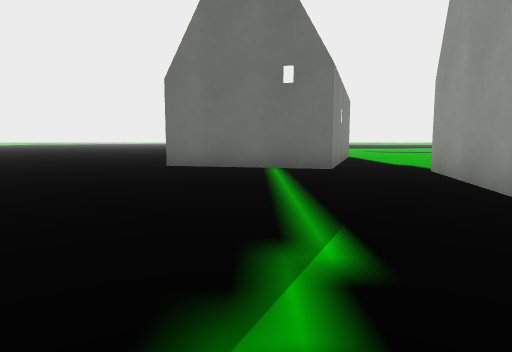
[1] (above)

22 first-person views from a walk through a 3-D level made in the Godot game engine. The camera is 1.2 m above the floor, tilts 6° down and sees 75° across. The floor is counted in squares, 2 m on a side. Each view is taken from the middle of a square. On the plan, view 1 faces up. The plan holds only what a view shows up to about 10 squares ahead; the rest is blank. The place goes on beyond the plan. Flat picture figures and markers are not drawn. Characters and animated objects are not drawn. Some surface patterns are stand-ins.

[2]
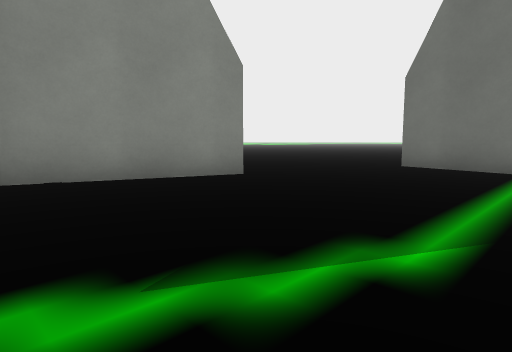

[3]
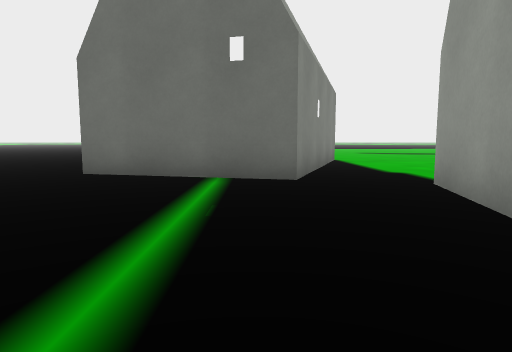

[4]
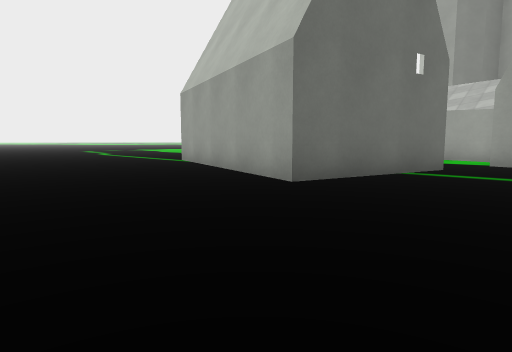

[5]
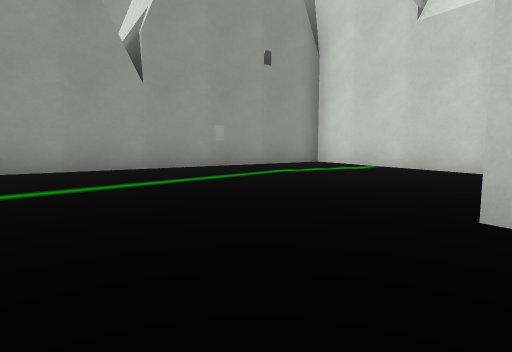

[6]
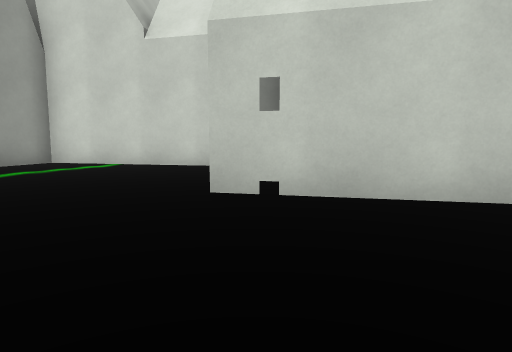

[7]
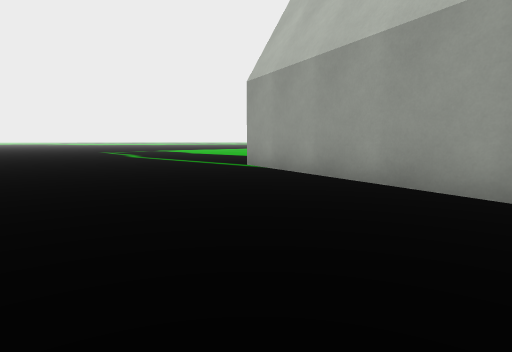

[8]
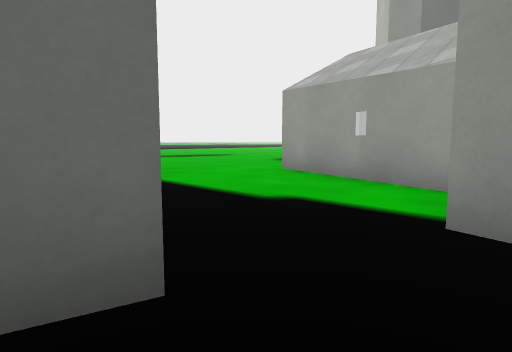

[9]
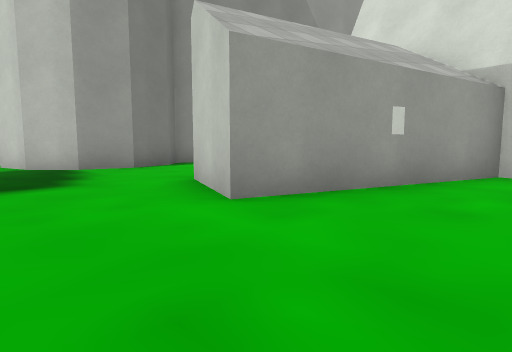

[10]
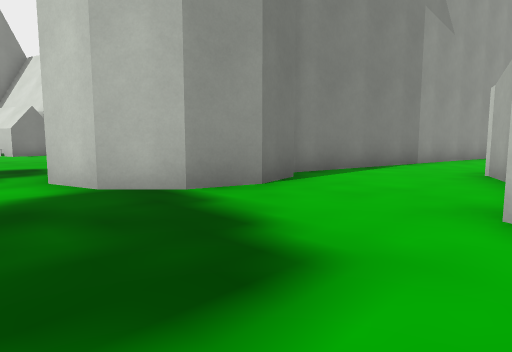

[11]
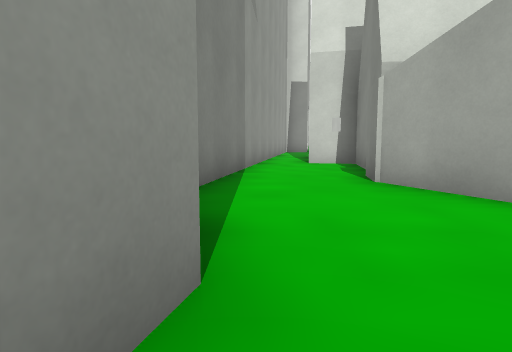

[12]
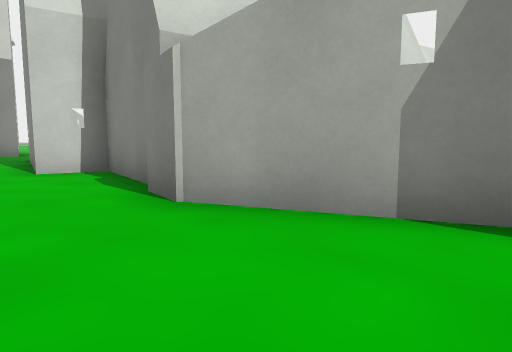

[13]
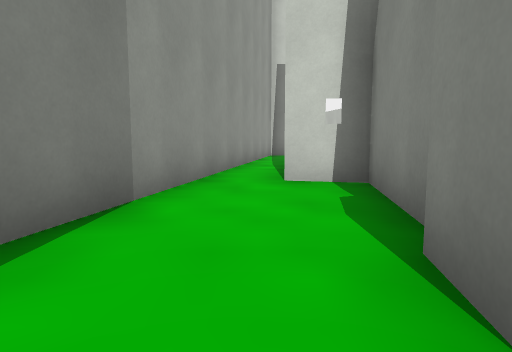

[14]
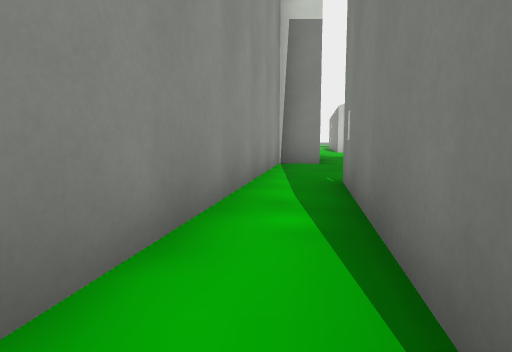

[15]
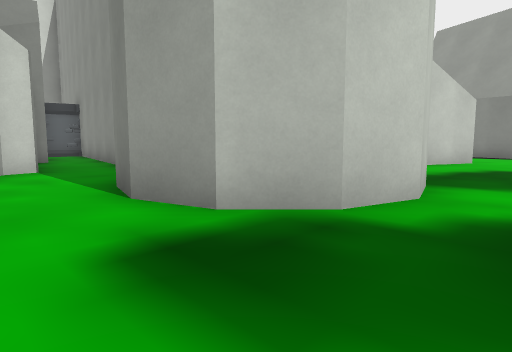

[16]
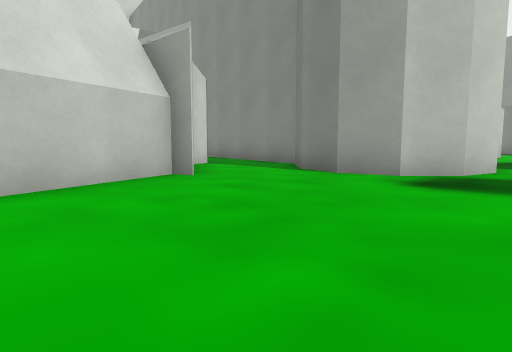

[17]
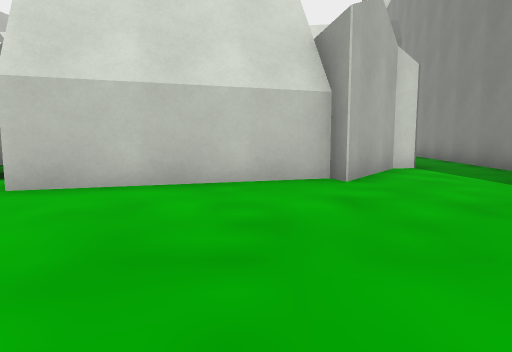

[18]
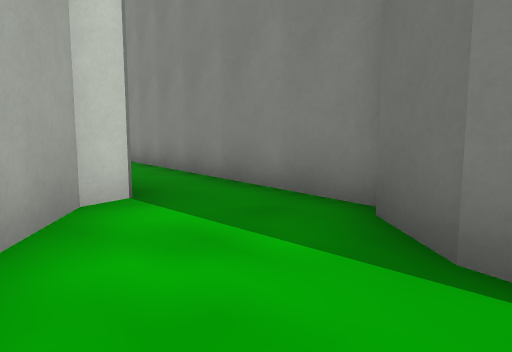

[19]
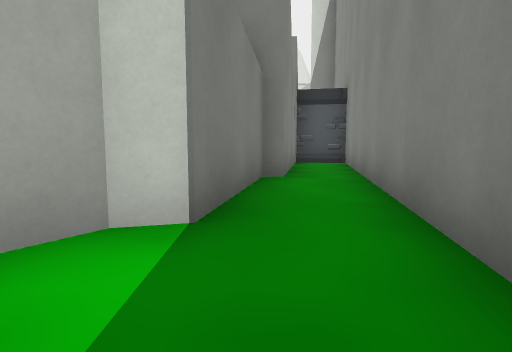

[20]
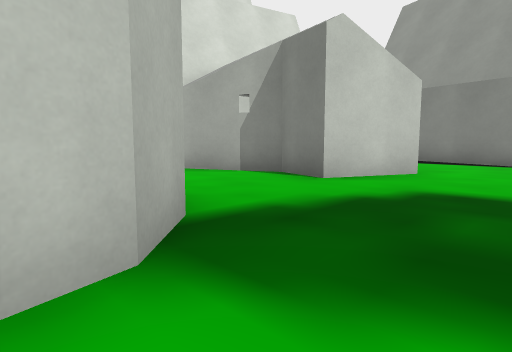

[21]
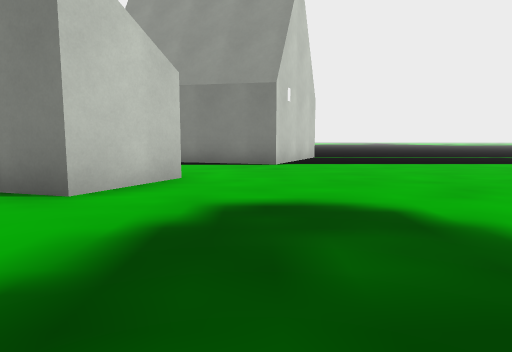

[22]
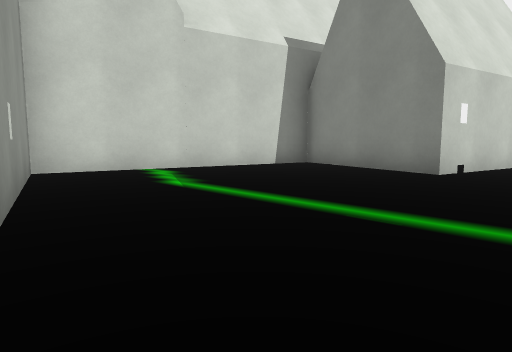

### Floor plan
Points are (right, up) in squares from view 1. A wall is a line through its corners. A room is listed if a view was taken in it or the views show most of it. See-through windows are left out.
Room 1 (views 1, 2, 3, 4, 5, 6, 7, 8, 22)
walls: (2.9, 10.9) (1.6, 7.1) (-2.2, 8.1) (-0.4, 13.6); (-6.5, 4.9) (-3.5, 4.1) (-4.7, 0.3) (1.6, -1.2) (3.5, 6.7); (5, 6.2) (6.6, 10.8)
ways out: opening at (5, 10) to room 2
Room 2 (views 9, 10, 11, 12, 13, 14, 20, 21)
walls: (6.6, 10.8) (8.4, 10) (8.1, 8.8) (9.2, 6.1) (9.1, 5.2); (8.8, 4.8) (8.4, 2.2) (9.6, 2) (8.7, -2.9); (2, 13.2) (3.5, 12.5) (2.9, 10.9); (10.2, -2.6) (12, 8.1) (11.5, 8.6) (11.2, 9.6) (11.5, 10.7) (12.3, 11.5) (13.4, 11.8) (14.4, 11.5) (15.2, 10.7)
ways out: opening at (5, 10) to room 1; opening at (15.5, 12.5) to room 3
Room 3 (views 15, 16, 17, 18, 19)
walls: (17.8, 7.7) (22.1, 9); (15.2, 10.7) (15.5, 9.6) (15.2, 8.6) (14.4, 7.8); (14.1, 7.7) (13.8, 5.8); (15.4, 5.6) (16, 5.7) (17.7, 8.1)
ways out: opening at (15.5, 12.5) to room 2; opening at (15, 5) to room 4
Room 4 (no view inside)
walls: (14.9, 2.4) (15.4, 5.6); (13.8, 5.8) (12.5, -1.2); (14, -0.6) (14.5, 2.4)
ways out: opening at (15, 5) to room 3

Where each view was taken, in squares from view 1:
view 1: 0 up, 0 right, facing up
view 2: 0 up, 1 right, facing up-left
view 3: 2 up, 1 right, facing up
view 4: 5 up, 6 left, facing up-right
view 5: 7 up, 4 left, facing down-right
view 6: 8 up, 4 left, facing down
view 7: 8 up, 6 left, facing up-right
view 8: 6 up, 1 right, facing up-right
view 9: 13 up, 4 right, facing down-right
view 10: 13 up, 8 right, facing down-right
view 11: 11 up, 11 right, facing down
view 12: 9 up, 11 right, facing down-left
view 13: 7 up, 10 right, facing down
view 14: 2 up, 10 right, facing down
view 15: 13 up, 17 right, facing down-left
view 16: 13 up, 21 right, facing down-left
view 17: 13 up, 19 right, facing down
view 18: 9 up, 17 right, facing down-left
view 19: 8 up, 15 right, facing down
view 20: 13 up, 13 right, facing down-left
view 21: 12 up, 12 right, facing left
view 22: 6 up, 3 right, facing down-left
